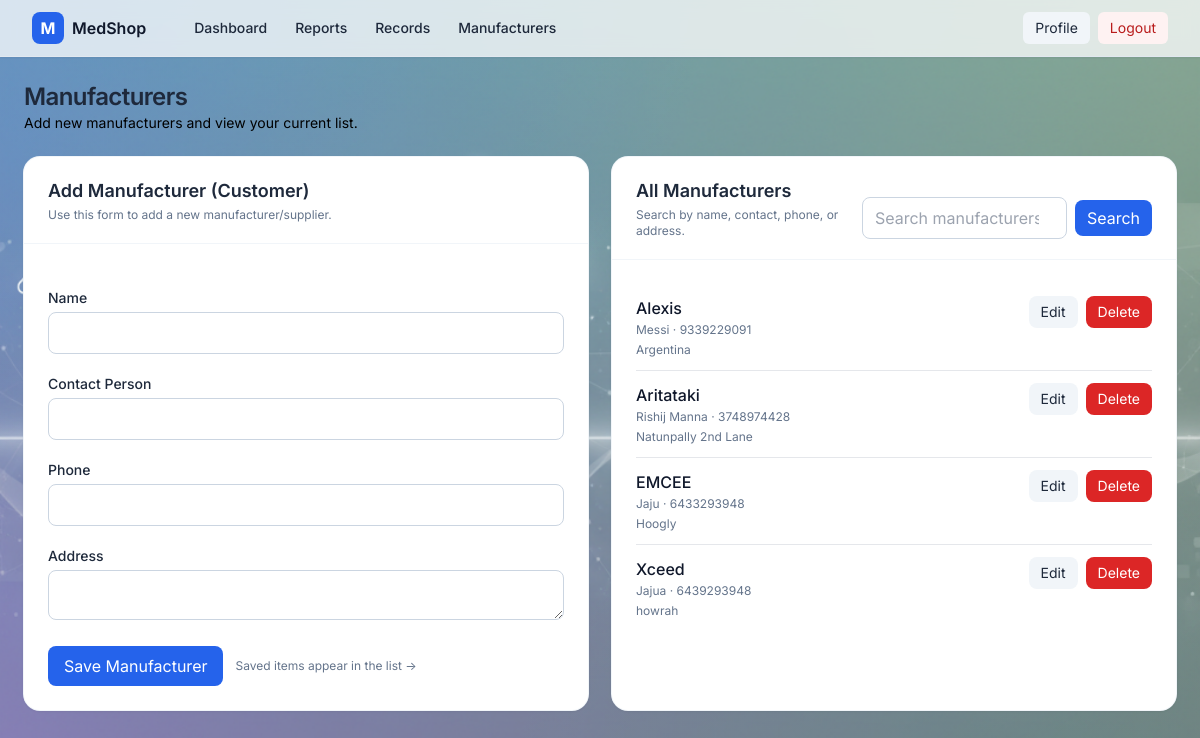
The app's page /manufacturers/ (signed in), older data.
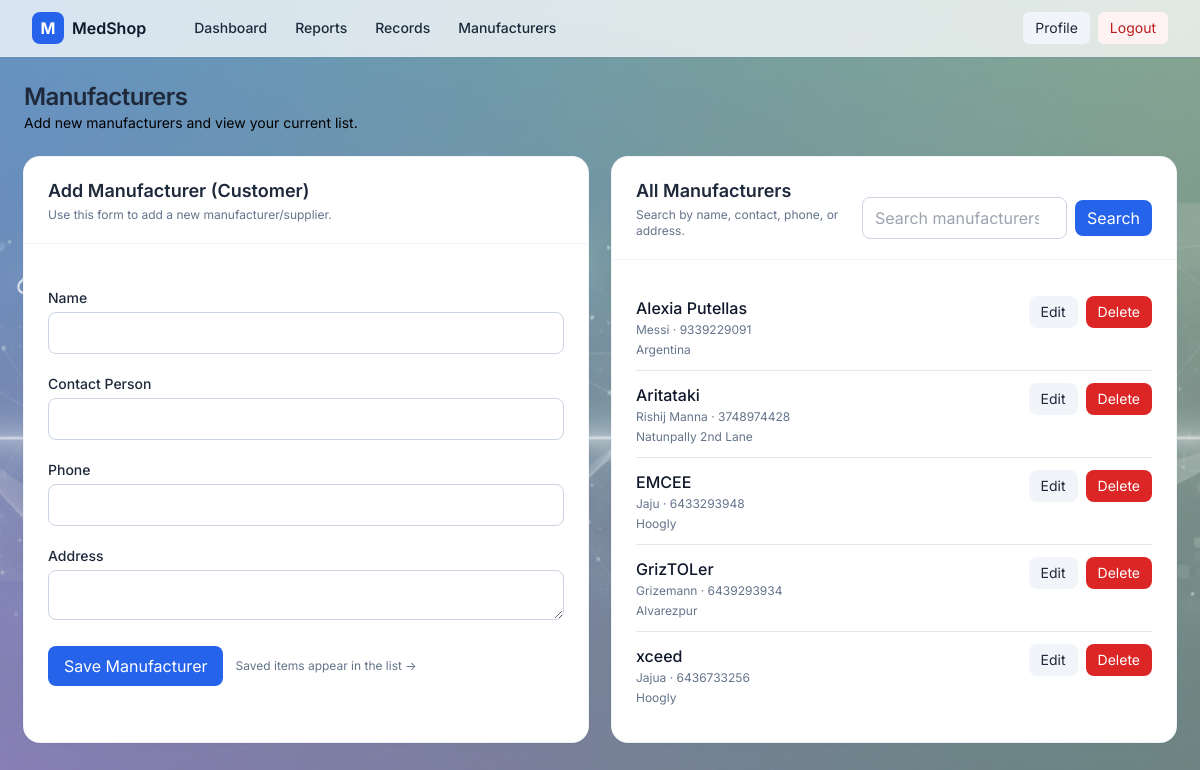
The same page, newer data.
### inventory/models.py (models this page shows, shortened)
class Manufacturer(models.Model):
    name = models.CharField(max_length=150)
    contact_person = models.CharField(max_length=150, blank=True)
    phone = models.CharField(max_length=20, blank=True)
    address = models.TextField(blank=True)
    class Meta:
        constraints = [
            models.UniqueConstraint(
                Lower('name'),
                name='uniq_manufacturer_name_ci',
            )
        ]

### inventory/views.py (the view, shortened to what this page needs)
# urls.py: path("manufacturers/", views.manufacturers, name="manufacturers"),
@login_required
def manufacturers(request):
    if request.method == 'POST':
        form = ManufacturerForm(request.POST)
        if form.is_valid():
            obj = form.save(commit=False)
            if hasattr(obj, 'owner_id'):
                obj.owner = request.user
            obj.save()
            messages.success(request, 'Manufacturer saved.')
            return redirect('inventory:manufacturers')
    else:
        form = ManufacturerForm()
    q = request.GET.get('q', '').strip()
    items = Manufacturer.objects.all().order_by('name')
    if hasattr(Manufacturer, 'owner'):
        items = items.filter(owner=request.user)
    return render(request, 'inventory/manufacturers.html', {
        'form': form,
        'items': items,
        'q': q,
    })

### inventory/forms.py (shortened to what this page needs)
class ManufacturerForm(forms.ModelForm):
    class Meta:
        model = Manufacturer
        fields = ['name', 'contact_person', 'phone', 'address']
        widgets = {
            'name': forms.TextInput(attrs={'class': 'form-control'}),
            'contact_person': forms.TextInput(attrs={'class': 'form-control'}),
            'phone': forms.TextInput(attrs={'class': 'form-control'}),
            'address': forms.Textarea(attrs={'class': 'form-control', 'rows': 2}),
        }

### accounts/templatetags/form_extras.py (called while the page is built)
@register.filter(name='add_class')
def add_class(field, css):
    if isinstance(field, BoundField):
        attrs = field.field.widget.attrs.copy()
        prev = attrs.get('class', '')
        attrs['class'] = (prev + ' ' + (css or '')).strip()
        return field.as_widget(attrs=attrs)
    return mark_safe(field)

### inventory/templates/inventory/manufacturers.html (shortened to what this page needs)
{% extends 'base.html' %}
{% load form_extras %}
{% block content %}
<div class="mb-6 flex items-center justify-between gap-3">
  <div>
    <h1 class="text-2xl font-semibold tracking-tight">Manufacturers</h1>
    <p class="text-slate-500 text-sm" style="color: black;">Add new manufacturers and view your current list.</p>
  </div>
</div>
<div class="grid grid-cols-1 lg:grid-cols-2 gap-6">
  <section class="bg-white shadow rounded-2xl ring-1 ring-slate-100">
    <div class="px-6 py-5 border-b border-slate-100">
      <h2 class="text-lg font-semibold">
        {% if editing %}Edit Manufacturer{% else %}Add Manufacturer (Customer){% endif %}
      </h2>
      <p class="text-xs text-slate-500 mt-0.5">
        {% if editing %}
          Update the details and click “Update Manufacturer”.
        {% else %}
          Use this form to add a new manufacturer/supplier.
        {% endif %}
      </p>
    </div>
    <form method="post"
          action="{% if editing %}{% url 'inventory:manufacturer_edit' editing.pk %}{% else %}{% url 'inventory:manufacturers' %}{% endif %}"
          class="p-6 space-y-5">
      <div>
        <label class="block text-sm font-medium mb-1">Name</label>
        {{ form.name|add_class:'w-full rounded-lg border border-slate-300 bg-white focus:border-brand-500 focus:ring-brand-500' }}
      </div>
      <div>
        <label class="block text-sm font-medium mb-1">Contact Person</label>
        {{ form.contact_person|add_class:'w-full rounded-lg border border-slate-300 bg-white focus:border-brand-500 focus:ring-brand-500' }}
      </div>
      <div>
        <label class="block text-sm font-medium mb-1">Phone</label>
        {{ form.phone|add_class:'w-full rounded-lg border border-slate-300 bg-white focus:border-brand-500 focus:ring-brand-500' }}
      </div>
      <div>
        <label class="block text-sm font-medium mb-1">Address</label>
        {{ form.address|add_class:'w-full rounded-lg border border-slate-300 bg-white focus:border-brand-500 focus:ring-brand-500' }}
      </div>
      <div class="flex items-center gap-3">
        <button type="submit"
                class="inline-flex items-center rounded-lg bg-brand-600 px-4 py-2 text-white hover:bg-brand-700">
          {% if editing %}Update Manufacturer{% else %}Save Manufacturer{% endif %}
        </button>
        {% if editing %}
          <a href="{% url 'inventory:manufacturers' %}" class="text-xs text-slate-500 hover:underline">Cancel</a>
        {% else %}
          <span class="text-xs text-slate-500">Saved items appear in the list →</span>
        {% endif %}
      </div>
    </form>
  </section>
  <section class="bg-white shadow rounded-2xl ring-1 ring-slate-100">
    <div class="px-6 py-5 border-b border-slate-100">
      <div class="flex items-end justify-between gap-3">
        <div>
          <h2 class="text-lg font-semibold">All Manufacturers</h2>
          <p class="text-xs text-slate-500 mt-0.5">Search by name, contact, phone, or address.</p>
        </div>
        <form method="get" class="flex items-center gap-2">
          <input type="search" name="q" value="{{ q|default:'' }}" placeholder="Search manufacturers…"
                 class="rounded-lg border border-slate-300 bg-white focus:border-brand-500 focus:ring-brand-500 px-3 py-1.5 w-64"
                 autocomplete="off">
          <button class="inline-flex items-center rounded-lg bg-brand-600 px-3 py-1.5 text-white hover:bg-brand-700">
            Search
          </button>
        </form>
      </div>
    </div>
    <div class="p-6">
      {% if items %}
        <ul class="divide-y">
          {% for m in items %}
          <li class="py-3 flex items-start justify-between gap-4">
            <div>
              <div class="font-medium text-slate-900">{{ m.name }}</div>
              <div class="mt-0.5 text-xs text-slate-500">
                {% if m.contact_person %}{{ m.contact_person }}{% else %}—{% endif %}
                {% if m.phone %} · {{ m.phone }}{% endif %}
              </div>
              {% if m.address %}
                <div class="mt-1 text-xs text-slate-500">{{ m.address }}</div>
              {% endif %}
            </div>
            <div class="flex items-center gap-2">
              <a href="{% url 'inventory:manufacturer_edit' m.pk %}"
                 class="px-3 py-1.5 text-sm rounded-lg bg-slate-100 hover:bg-slate-200">Edit</a>
              <form method="post" action="{% url 'inventory:manufacturer_delete' m.pk %}"
                    onsubmit="return confirm('Delete this manufacturer? This cannot be undone.');">
                <button class="px-3 py-1.5 text-sm rounded-lg bg-red-600 text-white hover:bg-red-700">Delete</button>
              </form>
            </div>
          </li>
          {% endfor %}
        </ul>
      {% else %}
        <div class="text-slate-500 text-sm">No manufacturers found.</div>
      {% endif %}
    </div>
  </section>
</div>
{% endblock %}

### templates/base.html (shortened to what this page needs)
{% load static %}
<!doctype html>
<html lang="en" class="h-full">
<head>
  <script src="https://cdn.tailwindcss.com"></script>
  <link href="{% static 'css/APP.css' %}" rel="stylesheet">
</head>
<body class="h-full app-bg text-slate-800">
  {% include 'navbar.html' %}
  <main class="max-w-7xl mx-auto p-4 sm:p-6 pt-[130px]">
    {% block content %}{% endblock %}
  </main>
</body>
</html>

### templates/navbar.html (shortened to what this page needs)
<nav class="sticky top-0 z-[500] bg-white/90 backdrop-blur supports-[backdrop-filter]:bg-white/75
            border-b border-slate-200 shadow-sm">
  <div class="max-w-7xl mx-auto px-4 sm:px-6 lg:px-8">
    <div class="flex h-14 items-center justify-between">
      <div class="flex items-center gap-3">
        <a href="/" class="inline-flex items-center gap-2">
          <span class="inline-flex h-8 w-8 items-center justify-center rounded-lg bg-brand-600 text-white font-bold">M</span>
          <span class="font-semibold text-slate-900">MedShop</span>
        </a>
        {% if user.is_authenticated %}
        <div class="hidden sm:flex items-center gap-1 ml-6">
          <a href="/" class="px-3 py-2 rounded-md text-sm font-medium hover:bg-slate-100 {% if request.path == '/' %}bg-slate-100{% endif %}">Dashboard</a>
          <a href="/reports/" class="px-3 py-2 rounded-md text-sm font-medium hover:bg-slate-100 {% if request.path|slice:':9' == '/reports/' %}bg-slate-100{% endif %}">Reports</a>
          <a href="/records/" class="px-3 py-2 rounded-md text-sm font-medium hover:bg-slate-100 {% if request.path|slice:':8' == '/records' %}bg-slate-100{% endif %}">Records</a>
          <a href="/manufacturers/" class="px-3 py-2 rounded-md text-sm font-medium hover:bg-slate-100 {% if request.path|slice:':15' == '/manufacturers' %}bg-slate-100{% endif %}">Manufacturers</a>
        </div>
        {% endif %}
      </div>
      <div class="flex items-center gap-2">
        {% if user.is_authenticated %}
          <a href="/accounts/profile/" class="hidden sm:inline-flex items-center px-3 py-1.5 rounded-md text-sm bg-slate-100 hover:bg-slate-200">Profile</a>
          <a href="/accounts/logout/" class="hidden sm:inline-flex items-center px-3 py-1.5 rounded-md text-sm bg-red-50 text-red-700 hover:bg-red-100">Logout</a>
        {% endif %}
      </div>
    </div>
  </div>
</nav>

### static/css/aPp.css (style rules this page uses)
html, body { height: 100%; }
input[type="text"], input[type="email"], input[type="password"], input[type="number"], input[type="search"], input[type="date"], select, textarea { border: 1px solid #cbd5e1; background: #ffffff; border-radius: 0.5rem; padding: 0.5rem 0.75rem; width: 100%; min-height: 2.5rem; outline: none; color: #0f172a; }
:root { --bg-base-color: #f8fafc; --bg-overlay-light: radial-gradient( 1000px 800px at 10% 0%, rgba(59,130,246,0.10) 0%, rgba(59,130,246,0.06) 30%, transparent 60% ), radial-gradient( 900px 600px at 90% 100%, rgba(16,185,129,0.12) 0%, rgba(16,185,129,0.06) 35%, transparent 65% ); --bg-image-url: url("../img/abstract-bg.png"); }
.app-bg { background-image: var(--bg-overlay-light), var(--bg-image-url); background-repeat: no-repeat, no-repeat; background-size: cover, cover; background-position: center, center; background-attachment: fixed, fixed; min-height: 100vh; transition: background 0.5s ease-in-out; }

### templates/base.html (style rules this page uses)
body { font-family: Inter, ui-sans-serif, system-ui, -apple-system, Segoe UI, Roboto, Ubuntu, Cantarell, Noto Sans, Arial; }

Row changes from the older to the newer data that the page shows:
removed Manufacturer: name "Xceed", contact_person "Jajua", phone "6439293948", address "howrah"
changed Manufacturer "Messi": name "Alexis" → "Alexia Putellas"
added Manufacturer: name "GrizTOLer", contact_person "Grizemann", phone "6439293934", address "Alvarezpur"
added Manufacturer: name "xceed", contact_person "Jajua", phone "6436733256", address "Hoogly"
